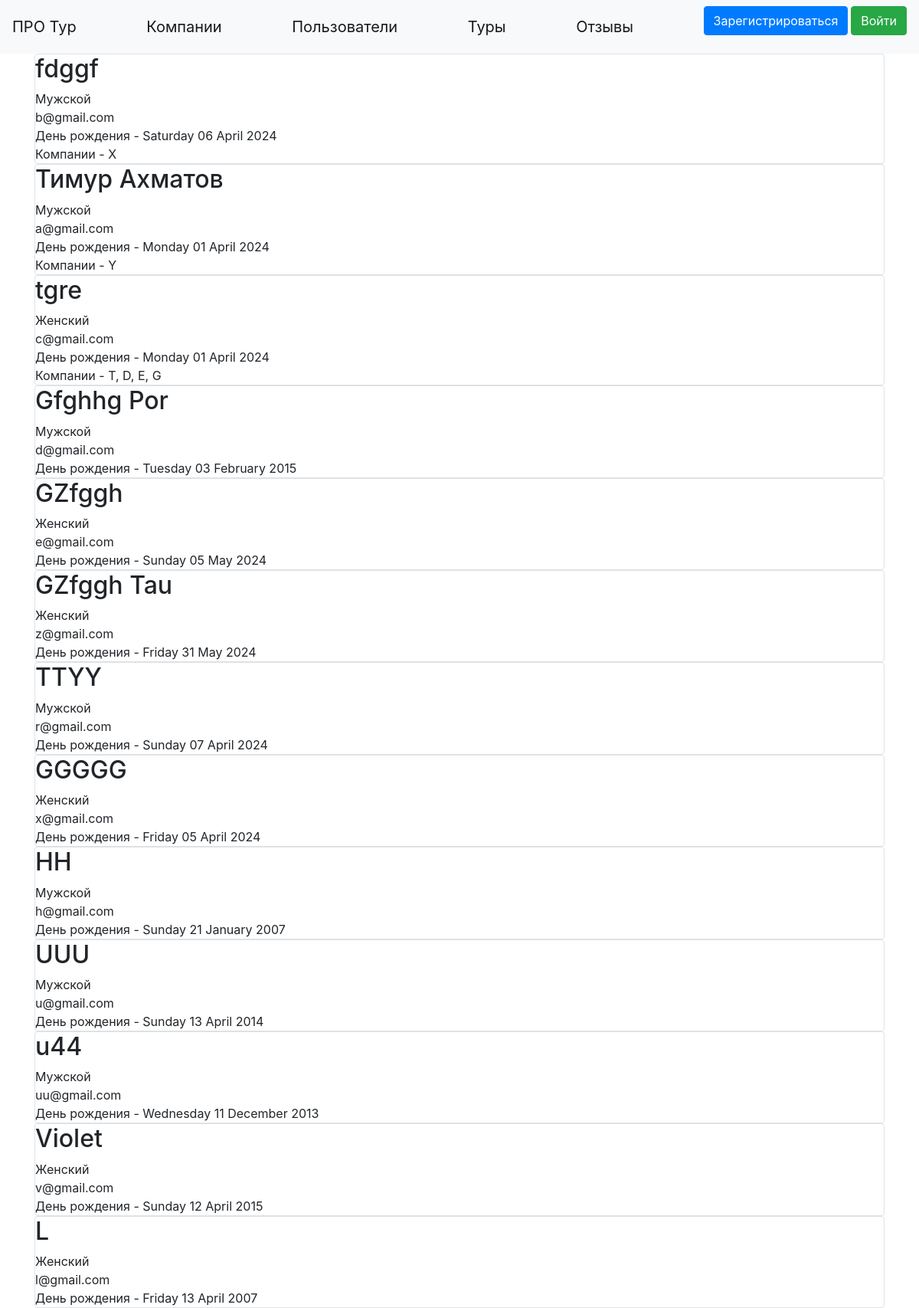
Screenshot of /users with the database file from the repository.
### data/users.py (models this page shows, shortened)
class User(SqlAlchemyBase, UserMixin, SerializerMixin):
    __tablename__ = 'users'
    id = sqlalchemy.Column(sqlalchemy.Integer, primary_key=True, autoincrement=True)
    name = sqlalchemy.Column(sqlalchemy.String, nullable=True)
    birthday = sqlalchemy.Column(sqlalchemy.DateTime, nullable=True)
    sex = sqlalchemy.Column(sqlalchemy.String, nullable=True)
    email = sqlalchemy.Column(sqlalchemy.String, index=True, unique=True, nullable=True)
    hashed_password = sqlalchemy.Column(sqlalchemy.String, nullable=True)
    created_date = sqlalchemy.Column(sqlalchemy.DateTime, default=datetime.datetime.now)
    access_company = sqlalchemy.Column(sqlalchemy.String, nullable=True, default='')

### main.py (the view)
@app.route('/users')
def all_users():
    db_sess = db_session.create_session()
    users = db_sess.query(User).all()
    K = []
    for u in users:
        k = ''
        for c in list(map(int, u.access_company.split())):
            if db_sess.query(Company).filter(Company.id == c).first():
                k += ', ' + db_sess.query(Company).filter(Company.id == c).first().name
        K.append(k[2:])
    return render_template('show_users.html', title='Все пользователи', users=users, companies=K, img=url_for("static", filename=image))

### data/db_session.py (called while the page is built)
def create_session() -> Session:
    global __factory
    return __factory()

### templates/show_users.html (shortened to what this page needs)
{% extends "base.html" %}
{% block content %}
{% for item in users %}
<div class="col-md6 border rounded">
    <h2>{{item.name}}</h2>
    <div>
        {{item.sex}}
    </div>
    <div>
        {{item.email}}
    </div>
    <div>
         День рождения - {{item.birthday.strftime("%A %d %B %Y")}}
    </div>
    {% if companies[loop.index0] %}
    <div>
        Компании - {{companies[loop.index0]}}
    </div>
    {% endif %}
</div>
{% endfor %}
{% endblock %}

### rows the page displays
User: name "fdggf", sex "Мужской", email "b@gmail.com", birthday "Saturday 06 April 2024", companies "X"
User: name "Тимур Ахматов", sex "Мужской", email "a@gmail.com", birthday "Monday 01 April 2024", companies "Y"
User: name "tgre", sex "Женский", email "c@gmail.com", birthday "Monday 01 April 2024", companies "T, D, E, G"
User: name "Gfghhg Por", sex "Мужской", email "d@gmail.com", birthday "Tuesday 03 February 2015"
User: name "GZfggh", sex "Женский", email "e@gmail.com", birthday "Sunday 05 May 2024"
User: name "GZfggh Tau", sex "Женский", email "z@gmail.com", birthday "Friday 31 May 2024"
User: name "TTYY", sex "Мужской", email "r@gmail.com", birthday "Sunday 07 April 2024"
User: name "GGGGG", sex "Женский", email "x@gmail.com", birthday "Friday 05 April 2024"
User: name "HH", sex "Мужской", email "h@gmail.com", birthday "Sunday 21 January 2007"
User: name "UUU", sex "Мужской", email "u@gmail.com", birthday "Sunday 13 April 2014"
User: name "u44", sex "Мужской", email "uu@gmail.com", birthday "Wednesday 11 December 2013"
User: name "Violet", sex "Женский", email "v@gmail.com", birthday "Sunday 12 April 2015"
User: name "L", sex "Женский", email "l@gmail.com", birthday "Friday 13 April 2007"
